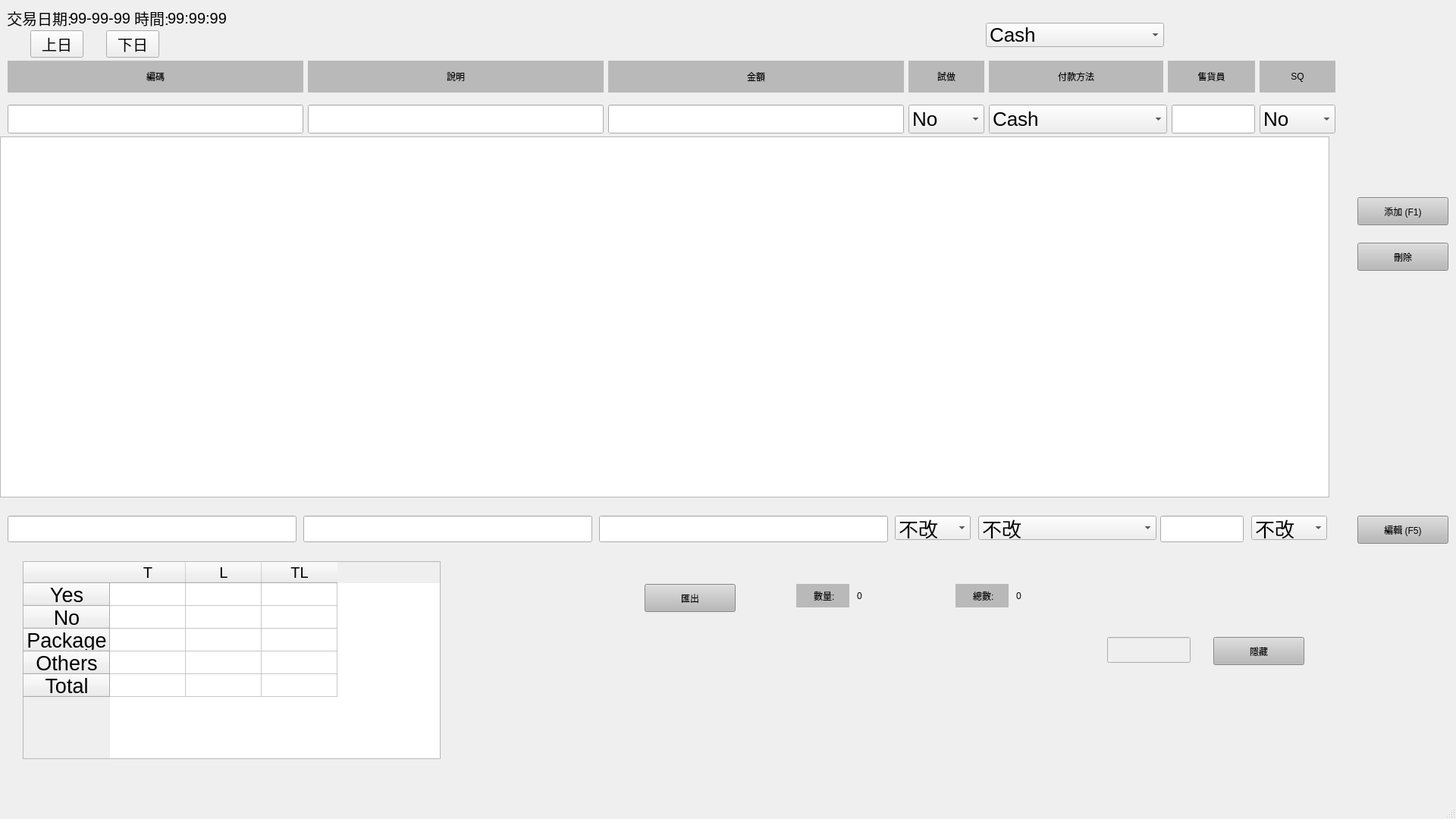
<?xml version="1.0" encoding="UTF-8"?>
<ui version="4.0">
 <class>MainWindow</class>
 <widget class="QMainWindow" name="MainWindow">
  <property name="geometry">
   <rect>
    <x>0</x>
    <y>0</y>
    <width>1920</width>
    <height>1080</height>
   </rect>
  </property>
  <property name="sizePolicy">
   <sizepolicy hsizetype="Ignored" vsizetype="Preferred">
    <horstretch>0</horstretch>
    <verstretch>0</verstretch>
   </sizepolicy>
  </property>
  <property name="minimumSize">
   <size>
    <width>100</width>
    <height>0</height>
   </size>
  </property>
  <property name="sizeIncrement">
   <size>
    <width>200</width>
    <height>0</height>
   </size>
  </property>
  <property name="windowTitle">
   <string>MainWindow</string>
  </property>
  <widget class="QWidget" name="centralwidget">
   <widget class="QWidget" name="verticalLayoutWidget_2">
    <property name="geometry">
     <rect>
      <x>10</x>
      <y>80</y>
      <width>1751</width>
      <height>96</height>
     </rect>
    </property>
    <layout class="QVBoxLayout" name="verticalLayout_2">
     <item>
      <layout class="QHBoxLayout" name="horizontalLayout_5">
       <item>
        <widget class="QLabel" name="label_12">
         <property name="layoutDirection">
          <enum>Qt::RightToLeft</enum>
         </property>
         <property name="styleSheet">
          <string notr="true">font: 20pt &quot;Segoe Fluent Icons&quot;;
background-color: rgb(185, 185, 185);</string>
         </property>
         <property name="text">
          <string>編碼</string>
         </property>
         <property name="alignment">
          <set>Qt::AlignCenter</set>
         </property>
        </widget>
       </item>
       <item>
        <widget class="QLabel" name="label">
         <property name="layoutDirection">
          <enum>Qt::RightToLeft</enum>
         </property>
         <property name="styleSheet">
          <string notr="true">font: 20pt &quot;Segoe Fluent Icons&quot;;
border-color: rgb(255, 0, 4);
background-color: rgb(185, 185, 185);</string>
         </property>
         <property name="text">
          <string>說明</string>
         </property>
         <property name="alignment">
          <set>Qt::AlignCenter</set>
         </property>
        </widget>
       </item>
       <item>
        <widget class="QLabel" name="label_7">
         <property name="styleSheet">
          <string notr="true">font: 20pt &quot;Segoe Fluent Icons&quot;;
background-color: rgb(185, 185, 185);</string>
         </property>
         <property name="text">
          <string>金額</string>
         </property>
         <property name="alignment">
          <set>Qt::AlignCenter</set>
         </property>
        </widget>
       </item>
       <item>
        <widget class="QLabel" name="label_9">
         <property name="sizePolicy">
          <sizepolicy hsizetype="Expanding" vsizetype="Preferred">
           <horstretch>1</horstretch>
           <verstretch>0</verstretch>
          </sizepolicy>
         </property>
         <property name="minimumSize">
          <size>
           <width>10</width>
           <height>0</height>
          </size>
         </property>
         <property name="maximumSize">
          <size>
           <width>100</width>
           <height>16777215</height>
          </size>
         </property>
         <property name="styleSheet">
          <string notr="true">font: 20pt &quot;Segoe Fluent Icons&quot;;
background-color: rgb(185, 185, 185);</string>
         </property>
         <property name="text">
          <string>試做</string>
         </property>
         <property name="alignment">
          <set>Qt::AlignCenter</set>
         </property>
        </widget>
       </item>
       <item>
        <widget class="QLabel" name="label_2">
         <property name="sizePolicy">
          <sizepolicy hsizetype="Expanding" vsizetype="Preferred">
           <horstretch>1</horstretch>
           <verstretch>0</verstretch>
          </sizepolicy>
         </property>
         <property name="minimumSize">
          <size>
           <width>230</width>
           <height>0</height>
          </size>
         </property>
         <property name="maximumSize">
          <size>
           <width>120</width>
           <height>16777215</height>
          </size>
         </property>
         <property name="styleSheet">
          <string notr="true">font: 20pt &quot;Segoe Fluent Icons&quot;;
background-color: rgb(185, 185, 185);</string>
         </property>
         <property name="text">
          <string>付款方法</string>
         </property>
         <property name="alignment">
          <set>Qt::AlignCenter</set>
         </property>
        </widget>
       </item>
       <item>
        <widget class="QLabel" name="label_11">
         <property name="sizePolicy">
          <sizepolicy hsizetype="Fixed" vsizetype="Preferred">
           <horstretch>0</horstretch>
           <verstretch>0</verstretch>
          </sizepolicy>
         </property>
         <property name="minimumSize">
          <size>
           <width>115</width>
           <height>0</height>
          </size>
         </property>
         <property name="layoutDirection">
          <enum>Qt::LeftToRight</enum>
         </property>
         <property name="styleSheet">
          <string notr="true">font: 20pt &quot;Segoe Fluent Icons&quot;;
background-color: rgb(185, 185, 185);</string>
         </property>
         <property name="text">
          <string>售貨員</string>
         </property>
         <property name="alignment">
          <set>Qt::AlignCenter</set>
         </property>
        </widget>
       </item>
       <item>
        <widget class="QLabel" name="label_15">
         <property name="sizePolicy">
          <sizepolicy hsizetype="Fixed" vsizetype="Preferred">
           <horstretch>0</horstretch>
           <verstretch>0</verstretch>
          </sizepolicy>
         </property>
         <property name="minimumSize">
          <size>
           <width>0</width>
           <height>0</height>
          </size>
         </property>
         <property name="maximumSize">
          <size>
           <width>100</width>
           <height>16777215</height>
          </size>
         </property>
         <property name="layoutDirection">
          <enum>Qt::LeftToRight</enum>
         </property>
         <property name="styleSheet">
          <string notr="true">font: 20pt &quot;Segoe Fluent Icons&quot;;
background-color: rgb(185, 185, 185);</string>
         </property>
         <property name="text">
          <string>SQ</string>
         </property>
         <property name="alignment">
          <set>Qt::AlignCenter</set>
         </property>
        </widget>
       </item>
      </layout>
     </item>
     <item>
      <spacer name="verticalSpacer">
       <property name="orientation">
        <enum>Qt::Vertical</enum>
       </property>
       <property name="sizeType">
        <enum>QSizePolicy::Fixed</enum>
       </property>
       <property name="sizeHint" stdset="0">
        <size>
         <width>20</width>
         <height>10</height>
        </size>
       </property>
      </spacer>
     </item>
     <item>
      <layout class="QHBoxLayout" name="horizontalLayout_4">
       <item>
        <widget class="QLineEdit" name="codeEdit">
         <property name="styleSheet">
          <string notr="true">font-size: 26px;</string>
         </property>
        </widget>
       </item>
       <item>
        <widget class="QLineEdit" name="infoEdit">
         <property name="styleSheet">
          <string notr="true">font-size: 26px;</string>
         </property>
         <property name="text">
          <string/>
         </property>
        </widget>
       </item>
       <item>
        <widget class="QLineEdit" name="receiptedPriceEdit">
         <property name="enabled">
          <bool>true</bool>
         </property>
         <property name="styleSheet">
          <string notr="true">font-size: 26px;</string>
         </property>
         <property name="alignment">
          <set>Qt::AlignLeading|Qt::AlignLeft|Qt::AlignVCenter</set>
         </property>
        </widget>
       </item>
       <item>
        <widget class="QComboBox" name="trialBox">
         <property name="sizePolicy">
          <sizepolicy hsizetype="Fixed" vsizetype="Fixed">
           <horstretch>1</horstretch>
           <verstretch>0</verstretch>
          </sizepolicy>
         </property>
         <property name="minimumSize">
          <size>
           <width>100</width>
           <height>0</height>
          </size>
         </property>
         <property name="styleSheet">
          <string notr="true">font-size: 26px;</string>
         </property>
         <item>
          <property name="text">
           <string>No</string>
          </property>
         </item>
         <item>
          <property name="text">
           <string>Yes</string>
          </property>
         </item>
         <item>
          <property name="text">
           <string>None</string>
          </property>
         </item>
        </widget>
       </item>
       <item>
        <widget class="QComboBox" name="dateEdit">
         <property name="enabled">
          <bool>true</bool>
         </property>
         <property name="sizePolicy">
          <sizepolicy hsizetype="Fixed" vsizetype="Fixed">
           <horstretch>1</horstretch>
           <verstretch>0</verstretch>
          </sizepolicy>
         </property>
         <property name="minimumSize">
          <size>
           <width>235</width>
           <height>0</height>
          </size>
         </property>
         <property name="maximumSize">
          <size>
           <width>235</width>
           <height>16777215</height>
          </size>
         </property>
         <property name="styleSheet">
          <string notr="true">font-size: 26px;</string>
         </property>
         <item>
          <property name="text">
           <string>Cash</string>
          </property>
         </item>
         <item>
          <property name="text">
           <string>PK Cash</string>
          </property>
         </item>
         <item>
          <property name="text">
           <string>Visa</string>
          </property>
         </item>
         <item>
          <property name="text">
           <string>PK/VISA/MASTER</string>
          </property>
         </item>
         <item>
          <property name="text">
           <string>Master</string>
          </property>
         </item>
         <item>
          <property name="text">
           <string>銀聯PK</string>
          </property>
         </item>
         <item>
          <property name="text">
           <string>銀聯</string>
          </property>
         </item>
         <item>
          <property name="text">
           <string>A.E</string>
          </property>
         </item>
         <item>
          <property name="text">
           <string>PK/AE</string>
          </property>
         </item>
         <item>
          <property name="text">
           <string>EPS</string>
          </property>
         </item>
         <item>
          <property name="text">
           <string>PK/EPS</string>
          </property>
         </item>
         <item>
          <property name="text">
           <string>MIND BEAUTY</string>
          </property>
         </item>
         <item>
          <property name="text">
           <string>PAY ME</string>
          </property>
         </item>
         <item>
          <property name="text">
           <string>PAY ME PK</string>
          </property>
         </item>
         <item>
          <property name="text">
           <string>FTP</string>
          </property>
         </item>
         <item>
          <property name="text">
           <string>Wechat</string>
          </property>
         </item>
         <item>
          <property name="text">
           <string>WechatPK</string>
          </property>
         </item>
         <item>
          <property name="text">
           <string>AilpayHK</string>
          </property>
         </item>
         <item>
          <property name="text">
           <string>AilpayHKPK</string>
          </property>
         </item>
         <item>
          <property name="text">
           <string>八達通</string>
          </property>
         </item>
         <item>
          <property name="text">
           <string>八達通PK</string>
          </property>
         </item>
         <item>
          <property name="text">
           <string>Tap &amp; Go</string>
          </property>
         </item>
         <item>
          <property name="text">
           <string>Tap &amp; Go PK</string>
          </property>
         </item>
         <item>
          <property name="text">
           <string>Package</string>
          </property>
         </item>
         <item>
          <property name="text">
           <string>Product</string>
          </property>
         </item>
        </widget>
       </item>
       <item>
        <widget class="QLineEdit" name="personEdit">
         <property name="sizePolicy">
          <sizepolicy hsizetype="Fixed" vsizetype="Fixed">
           <horstretch>0</horstretch>
           <verstretch>0</verstretch>
          </sizepolicy>
         </property>
         <property name="minimumSize">
          <size>
           <width>0</width>
           <height>0</height>
          </size>
         </property>
         <property name="maximumSize">
          <size>
           <width>110</width>
           <height>16777215</height>
          </size>
         </property>
         <property name="styleSheet">
          <string notr="true">font-size: 26px;</string>
         </property>
        </widget>
       </item>
       <item>
        <widget class="QComboBox" name="SQBox">
         <property name="sizePolicy">
          <sizepolicy hsizetype="Fixed" vsizetype="Fixed">
           <horstretch>1</horstretch>
           <verstretch>0</verstretch>
          </sizepolicy>
         </property>
         <property name="minimumSize">
          <size>
           <width>100</width>
           <height>0</height>
          </size>
         </property>
         <property name="styleSheet">
          <string notr="true">font-size: 26px;</string>
         </property>
         <item>
          <property name="text">
           <string>No</string>
          </property>
         </item>
         <item>
          <property name="text">
           <string>Yes</string>
          </property>
         </item>
        </widget>
       </item>
      </layout>
     </item>
    </layout>
   </widget>
   <widget class="QPushButton" name="addButton">
    <property name="geometry">
     <rect>
      <x>1790</x>
      <y>260</y>
      <width>120</width>
      <height>37</height>
     </rect>
    </property>
    <property name="styleSheet">
     <string notr="true">font: 20pt &quot;Segoe Fluent Icons&quot;;
background-color: rgb(185, 185, 185);</string>
    </property>
    <property name="text">
     <string>添加 (F1)</string>
    </property>
   </widget>
   <widget class="QListWidget" name="listWidget">
    <property name="enabled">
     <bool>true</bool>
    </property>
    <property name="geometry">
     <rect>
      <x>0</x>
      <y>180</y>
      <width>1753</width>
      <height>476</height>
     </rect>
    </property>
    <property name="styleSheet">
     <string notr="true">QScrollBar:vertical {              
            border: none;
            background:white;
            width:3px;
            margin: 0px 0px 0px 0px;
        }
        QScrollBar::handle:vertical {
            background: qlineargradient(x1:0, y1:0, x2:1, y2:0,
            stop: 0 rgb(32, 47, 130), stop: 0.5 rgb(32, 47, 130), stop:1 rgb(32, 47, 130));
            min-height: 0px;
        }
        QScrollBar::add-line:vertical {
            background: qlineargradient(x1:0, y1:0, x2:1, y2:0,
            stop: 0 rgb(32, 47, 130), stop: 0.5 rgb(32, 47, 130),  stop:1 rgb(32, 47, 130));
            height: 0px;
            subcontrol-position: bottom;
            subcontrol-origin: margin;
        }
        QScrollBar::sub-line:vertical {
            background: qlineargradient(x1:0, y1:0, x2:1, y2:0,
            stop: 0  rgb(32, 47, 130), stop: 0.5 rgb(32, 47, 130),  stop:1 rgb(32, 47, 130));
            height: 0 px;
            subcontrol-position: top;
            subcontrol-origin: margin;
        }</string>
    </property>
    <property name="dragDropMode">
     <enum>QAbstractItemView::NoDragDrop</enum>
    </property>
    <property name="iconSize">
     <size>
      <width>0</width>
      <height>0</height>
     </size>
    </property>
    <property name="resizeMode">
     <enum>QListView::Adjust</enum>
    </property>
    <property name="viewMode">
     <enum>QListView::ListMode</enum>
    </property>
   </widget>
   <widget class="QLabel" name="tradeDate">
    <property name="geometry">
     <rect>
      <x>0</x>
      <y>10</y>
      <width>104</width>
      <height>27</height>
     </rect>
    </property>
    <property name="layoutDirection">
     <enum>Qt::LeftToRight</enum>
    </property>
    <property name="styleSheet">
     <string notr="true">font-size: 20px;</string>
    </property>
    <property name="text">
     <string>交易日期:</string>
    </property>
    <property name="alignment">
     <set>Qt::AlignCenter</set>
    </property>
   </widget>
   <widget class="QLabel" name="dateLabel">
    <property name="geometry">
     <rect>
      <x>80</x>
      <y>10</y>
      <width>104</width>
      <height>27</height>
     </rect>
    </property>
    <property name="styleSheet">
     <string notr="true">font-size: 20px;</string>
    </property>
    <property name="text">
     <string>99-99-99</string>
    </property>
    <property name="alignment">
     <set>Qt::AlignCenter</set>
    </property>
   </widget>
   <widget class="QLabel" name="timeText">
    <property name="geometry">
     <rect>
      <x>160</x>
      <y>10</y>
      <width>80</width>
      <height>27</height>
     </rect>
    </property>
    <property name="styleSheet">
     <string notr="true">font-size: 20px;</string>
    </property>
    <property name="text">
     <string>時間:</string>
    </property>
    <property name="alignment">
     <set>Qt::AlignCenter</set>
    </property>
   </widget>
   <widget class="QLabel" name="timeLabel">
    <property name="geometry">
     <rect>
      <x>220</x>
      <y>10</y>
      <width>80</width>
      <height>27</height>
     </rect>
    </property>
    <property name="styleSheet">
     <string notr="true">font-size: 20px;</string>
    </property>
    <property name="text">
     <string>99:99:99</string>
    </property>
    <property name="alignment">
     <set>Qt::AlignCenter</set>
    </property>
   </widget>
   <widget class="QPushButton" name="lastButton">
    <property name="geometry">
     <rect>
      <x>40</x>
      <y>40</y>
      <width>70</width>
      <height>36</height>
     </rect>
    </property>
    <property name="styleSheet">
     <string notr="true">font-size: 20px;</string>
    </property>
    <property name="text">
     <string>上日</string>
    </property>
   </widget>
   <widget class="QPushButton" name="nextButton">
    <property name="geometry">
     <rect>
      <x>140</x>
      <y>40</y>
      <width>70</width>
      <height>36</height>
     </rect>
    </property>
    <property name="styleSheet">
     <string notr="true">font-size: 20px;</string>
    </property>
    <property name="text">
     <string>下日</string>
    </property>
   </widget>
   <widget class="QLabel" name="label_13">
    <property name="geometry">
     <rect>
      <x>1050</x>
      <y>770</y>
      <width>70</width>
      <height>31</height>
     </rect>
    </property>
    <property name="styleSheet">
     <string notr="true">font: 20pt &quot;Segoe Fluent Icons&quot;;
border-color: rgb(255, 0, 4);
background-color: rgb(185, 185, 185);</string>
    </property>
    <property name="text">
     <string> 數量:</string>
    </property>
    <property name="alignment">
     <set>Qt::AlignCenter</set>
    </property>
   </widget>
   <widget class="QLabel" name="totalItemLabel">
    <property name="geometry">
     <rect>
      <x>1130</x>
      <y>770</y>
      <width>87</width>
      <height>31</height>
     </rect>
    </property>
    <property name="styleSheet">
     <string notr="true">font: 20pt &quot;Segoe Fluent Icons&quot;;</string>
    </property>
    <property name="text">
     <string>0</string>
    </property>
    <property name="alignment">
     <set>Qt::AlignLeading|Qt::AlignLeft|Qt::AlignVCenter</set>
    </property>
   </widget>
   <widget class="QLabel" name="label_14">
    <property name="geometry">
     <rect>
      <x>1260</x>
      <y>770</y>
      <width>70</width>
      <height>31</height>
     </rect>
    </property>
    <property name="styleSheet">
     <string notr="true">font: 20pt &quot;Segoe Fluent Icons&quot;;
border-color: rgb(255, 0, 4);
background-color: rgb(185, 185, 185);</string>
    </property>
    <property name="text">
     <string> 總數:</string>
    </property>
    <property name="alignment">
     <set>Qt::AlignCenter</set>
    </property>
   </widget>
   <widget class="QLabel" name="totalPriceLabel">
    <property name="geometry">
     <rect>
      <x>1340</x>
      <y>770</y>
      <width>341</width>
      <height>31</height>
     </rect>
    </property>
    <property name="styleSheet">
     <string notr="true">font: 20pt &quot;Segoe Fluent Icons&quot;;</string>
    </property>
    <property name="text">
     <string>0</string>
    </property>
    <property name="alignment">
     <set>Qt::AlignLeading|Qt::AlignLeft|Qt::AlignVCenter</set>
    </property>
   </widget>
   <widget class="QPushButton" name="outputButton">
    <property name="geometry">
     <rect>
      <x>850</x>
      <y>770</y>
      <width>120</width>
      <height>37</height>
     </rect>
    </property>
    <property name="styleSheet">
     <string notr="true">font: 20pt &quot;Segoe Fluent Icons&quot;;
background-color: rgb(185, 185, 185);</string>
    </property>
    <property name="text">
     <string>匯出</string>
    </property>
   </widget>
   <widget class="QPushButton" name="deleteButton">
    <property name="enabled">
     <bool>true</bool>
    </property>
    <property name="geometry">
     <rect>
      <x>1790</x>
      <y>320</y>
      <width>120</width>
      <height>37</height>
     </rect>
    </property>
    <property name="styleSheet">
     <string notr="true">font: 20pt &quot;Segoe Fluent Icons&quot;;
background-color: rgb(185, 185, 185);</string>
    </property>
    <property name="text">
     <string>刪除</string>
    </property>
   </widget>
   <widget class="QPushButton" name="hideButton">
    <property name="enabled">
     <bool>true</bool>
    </property>
    <property name="geometry">
     <rect>
      <x>1600</x>
      <y>840</y>
      <width>120</width>
      <height>37</height>
     </rect>
    </property>
    <property name="styleSheet">
     <string notr="true">font: 20pt &quot;Segoe Fluent Icons&quot;;
background-color: rgb(185, 185, 185);</string>
    </property>
    <property name="text">
     <string>隱藏</string>
    </property>
   </widget>
   <widget class="QLineEdit" name="passwordEdit">
    <property name="enabled">
     <bool>false</bool>
    </property>
    <property name="geometry">
     <rect>
      <x>1460</x>
      <y>840</y>
      <width>110</width>
      <height>34</height>
     </rect>
    </property>
    <property name="sizePolicy">
     <sizepolicy hsizetype="Fixed" vsizetype="Fixed">
      <horstretch>0</horstretch>
      <verstretch>0</verstretch>
     </sizepolicy>
    </property>
    <property name="minimumSize">
     <size>
      <width>0</width>
      <height>0</height>
     </size>
    </property>
    <property name="maximumSize">
     <size>
      <width>110</width>
      <height>16777215</height>
     </size>
    </property>
    <property name="styleSheet">
     <string notr="true">font: 9pt &quot;Segoe Fluent Icons&quot;;</string>
    </property>
   </widget>
   <widget class="QTableWidget" name="tableWidget">
    <property name="geometry">
     <rect>
      <x>30</x>
      <y>740</y>
      <width>551</width>
      <height>261</height>
     </rect>
    </property>
    <property name="styleSheet">
     <string notr="true">font-size: 15px;</string>
    </property>
    <row>
     <property name="text">
      <string>Yes</string>
     </property>
     <property name="font">
      <font>
       <pointsize>20</pointsize>
      </font>
     </property>
     <property name="textAlignment">
      <set>AlignCenter</set>
     </property>
    </row>
    <row>
     <property name="text">
      <string>No</string>
     </property>
     <property name="font">
      <font>
       <pointsize>20</pointsize>
      </font>
     </property>
     <property name="textAlignment">
      <set>AlignCenter</set>
     </property>
    </row>
    <row>
     <property name="text">
      <string>Package</string>
     </property>
     <property name="font">
      <font>
       <pointsize>20</pointsize>
       <weight>50</weight>
       <bold>false</bold>
      </font>
     </property>
     <property name="textAlignment">
      <set>AlignCenter</set>
     </property>
    </row>
    <row>
     <property name="text">
      <string>Others</string>
     </property>
     <property name="font">
      <font>
       <pointsize>20</pointsize>
      </font>
     </property>
     <property name="textAlignment">
      <set>AlignCenter</set>
     </property>
    </row>
    <row>
     <property name="text">
      <string>Total</string>
     </property>
     <property name="font">
      <font>
       <pointsize>20</pointsize>
      </font>
     </property>
     <property name="textAlignment">
      <set>AlignCenter</set>
     </property>
    </row>
    <column>
     <property name="text">
      <string>T</string>
     </property>
     <property name="font">
      <font>
       <pointsize>15</pointsize>
      </font>
     </property>
    </column>
    <column>
     <property name="text">
      <string>L</string>
     </property>
     <property name="font">
      <font>
       <pointsize>15</pointsize>
      </font>
     </property>
    </column>
    <column>
     <property name="text">
      <string>TL</string>
     </property>
     <property name="font">
      <font>
       <pointsize>15</pointsize>
      </font>
     </property>
    </column>
    <item row="0" column="0">
     <property name="text">
      <string/>
     </property>
     <property name="font">
      <font>
       <pointsize>20</pointsize>
      </font>
     </property>
     <property name="textAlignment">
      <set>AlignCenter</set>
     </property>
    </item>
    <item row="0" column="1">
     <property name="text">
      <string/>
     </property>
     <property name="font">
      <font>
       <pointsize>20</pointsize>
      </font>
     </property>
     <property name="textAlignment">
      <set>AlignCenter</set>
     </property>
    </item>
    <item row="0" column="2">
     <property name="text">
      <string/>
     </property>
     <property name="font">
      <font>
       <pointsize>20</pointsize>
      </font>
     </property>
     <property name="textAlignment">
      <set>AlignCenter</set>
     </property>
    </item>
    <item row="1" column="0">
     <property name="text">
      <string/>
     </property>
     <property name="font">
      <font>
       <pointsize>20</pointsize>
      </font>
     </property>
     <property name="textAlignment">
      <set>AlignCenter</set>
     </property>
    </item>
    <item row="1" column="1">
     <property name="text">
      <string/>
     </property>
     <property name="font">
      <font>
       <pointsize>20</pointsize>
      </font>
     </property>
     <property name="textAlignment">
      <set>AlignCenter</set>
     </property>
    </item>
    <item row="1" column="2">
     <property name="text">
      <string/>
     </property>
     <property name="font">
      <font>
       <pointsize>20</pointsize>
      </font>
     </property>
     <property name="textAlignment">
      <set>AlignCenter</set>
     </property>
    </item>
    <item row="2" column="0">
     <property name="text">
      <string/>
     </property>
     <property name="font">
      <font>
       <pointsize>20</pointsize>
      </font>
     </property>
     <property name="textAlignment">
      <set>AlignCenter</set>
     </property>
    </item>
    <item row="2" column="1">
     <property name="text">
      <string/>
     </property>
     <property name="font">
      <font>
       <pointsize>20</pointsize>
      </font>
     </property>
     <property name="textAlignment">
      <set>AlignCenter</set>
     </property>
    </item>
    <item row="2" column="2">
     <property name="text">
      <string/>
     </property>
     <property name="font">
      <font>
       <pointsize>20</pointsize>
      </font>
     </property>
     <property name="textAlignment">
      <set>AlignCenter</set>
     </property>
    </item>
    <item row="3" column="0">
     <property name="text">
      <string/>
     </property>
     <property name="font">
      <font>
       <pointsize>20</pointsize>
      </font>
     </property>
     <property name="textAlignment">
      <set>AlignCenter</set>
     </property>
    </item>
    <item row="3" column="1">
     <property name="text">
      <string/>
     </property>
     <property name="font">
      <font>
       <pointsize>20</pointsize>
      </font>
     </property>
     <property name="textAlignment">
      <set>AlignCenter</set>
     </property>
    </item>
    <item row="3" column="2">
     <property name="text">
      <string/>
     </property>
     <property name="font">
      <font>
       <pointsize>20</pointsize>
      </font>
     </property>
     <property name="textAlignment">
      <set>AlignCenter</set>
     </property>
    </item>
    <item row="4" column="0">
     <property name="text">
      <string/>
     </property>
     <property name="font">
      <font>
       <pointsize>20</pointsize>
      </font>
     </property>
     <property name="textAlignment">
      <set>AlignCenter</set>
     </property>
    </item>
    <item row="4" column="1">
     <property name="text">
      <string/>
     </property>
     <property name="font">
      <font>
       <pointsize>20</pointsize>
      </font>
     </property>
     <property name="textAlignment">
      <set>AlignCenter</set>
     </property>
    </item>
    <item row="4" column="2">
     <property name="text">
      <string/>
     </property>
     <property name="font">
      <font>
       <pointsize>20</pointsize>
      </font>
     </property>
     <property name="textAlignment">
      <set>AlignCenter</set>
     </property>
    </item>
   </widget>
   <widget class="QLineEdit" name="codeEditChange">
    <property name="geometry">
     <rect>
      <x>10</x>
      <y>680</y>
      <width>381</width>
      <height>35</height>
     </rect>
    </property>
    <property name="styleSheet">
     <string notr="true">font-size: 26px;</string>
    </property>
   </widget>
   <widget class="QLineEdit" name="infoEditChange">
    <property name="geometry">
     <rect>
      <x>400</x>
      <y>680</y>
      <width>381</width>
      <height>35</height>
     </rect>
    </property>
    <property name="styleSheet">
     <string notr="true">font-size: 26px;</string>
    </property>
    <property name="text">
     <string/>
    </property>
   </widget>
   <widget class="QLineEdit" name="receiptedPriceEditChange">
    <property name="enabled">
     <bool>true</bool>
    </property>
    <property name="geometry">
     <rect>
      <x>790</x>
      <y>680</y>
      <width>381</width>
      <height>35</height>
     </rect>
    </property>
    <property name="styleSheet">
     <string notr="true">font-size: 26px;</string>
    </property>
    <property name="alignment">
     <set>Qt::AlignLeading|Qt::AlignLeft|Qt::AlignVCenter</set>
    </property>
   </widget>
   <widget class="QComboBox" name="trialBoxChange">
    <property name="geometry">
     <rect>
      <x>1180</x>
      <y>680</y>
      <width>100</width>
      <height>32</height>
     </rect>
    </property>
    <property name="sizePolicy">
     <sizepolicy hsizetype="Fixed" vsizetype="Fixed">
      <horstretch>1</horstretch>
      <verstretch>0</verstretch>
     </sizepolicy>
    </property>
    <property name="minimumSize">
     <size>
      <width>100</width>
      <height>0</height>
     </size>
    </property>
    <property name="styleSheet">
     <string notr="true">font-size: 26px;</string>
    </property>
    <item>
     <property name="text">
      <string>不改</string>
     </property>
    </item>
    <item>
     <property name="text">
      <string>Yes</string>
     </property>
    </item>
    <item>
     <property name="text">
      <string>No</string>
     </property>
    </item>
    <item>
     <property name="text">
      <string>None</string>
     </property>
    </item>
   </widget>
   <widget class="QComboBox" name="dateEditChange">
    <property name="enabled">
     <bool>true</bool>
    </property>
    <property name="geometry">
     <rect>
      <x>1290</x>
      <y>680</y>
      <width>235</width>
      <height>32</height>
     </rect>
    </property>
    <property name="sizePolicy">
     <sizepolicy hsizetype="Fixed" vsizetype="Fixed">
      <horstretch>1</horstretch>
      <verstretch>0</verstretch>
     </sizepolicy>
    </property>
    <property name="minimumSize">
     <size>
      <width>235</width>
      <height>0</height>
     </size>
    </property>
    <property name="maximumSize">
     <size>
      <width>235</width>
      <height>16777215</height>
     </size>
    </property>
    <property name="styleSheet">
     <string notr="true">font-size: 26px;</string>
    </property>
    <item>
     <property name="text">
      <string>不改</string>
     </property>
    </item>
    <item>
     <property name="text">
      <string>Cash</string>
     </property>
    </item>
    <item>
     <property name="text">
      <string>PK Cash</string>
     </property>
    </item>
    <item>
     <property name="text">
      <string>Visa</string>
     </property>
    </item>
    <item>
     <property name="text">
      <string>PK/VISA/MASTER</string>
     </property>
    </item>
    <item>
     <property name="text">
      <string>Master</string>
     </property>
    </item>
    <item>
     <property name="text">
      <string>銀聯PK</string>
     </property>
    </item>
    <item>
     <property name="text">
      <string>銀聯</string>
     </property>
    </item>
    <item>
     <property name="text">
      <string>A.E</string>
     </property>
    </item>
    <item>
     <property name="text">
      <string>PK/AE</string>
     </property>
    </item>
    <item>
     <property name="text">
      <string>EPS</string>
     </property>
    </item>
    <item>
     <property name="text">
      <string>PK/EPS</string>
     </property>
    </item>
    <item>
     <property name="text">
      <string>MIND BEAUTY</string>
     </property>
    </item>
    <item>
     <property name="text">
      <string>PAY ME</string>
     </property>
    </item>
    <item>
     <property name="text">
      <string>PAY ME PK</string>
     </property>
    </item>
    <item>
     <property name="text">
      <string>FTP</string>
     </property>
    </item>
    <item>
     <property name="text">
      <string>Package</string>
     </property>
    </item>
    <item>
     <property name="text">
      <string>Product</string>
     </property>
    </item>
   </widget>
   <widget class="QLineEdit" name="personEditChange">
    <property name="geometry">
     <rect>
      <x>1530</x>
      <y>680</y>
      <width>110</width>
      <height>35</height>
     </rect>
    </property>
    <property name="sizePolicy">
     <sizepolicy hsizetype="Fixed" vsizetype="Fixed">
      <horstretch>0</horstretch>
      <verstretch>0</verstretch>
     </sizepolicy>
    </property>
    <property name="minimumSize">
     <size>
      <width>0</width>
      <height>0</height>
     </size>
    </property>
    <property name="maximumSize">
     <size>
      <width>110</width>
      <height>16777215</height>
     </size>
    </property>
    <property name="styleSheet">
     <string notr="true">font-size: 26px;</string>
    </property>
   </widget>
   <widget class="QPushButton" name="editButton">
    <property name="enabled">
     <bool>true</bool>
    </property>
    <property name="geometry">
     <rect>
      <x>1790</x>
      <y>680</y>
      <width>120</width>
      <height>37</height>
     </rect>
    </property>
    <property name="styleSheet">
     <string notr="true">font: 20pt &quot;Segoe Fluent Icons&quot;;
background-color: rgb(185, 185, 185);</string>
    </property>
    <property name="text">
     <string>編輯 (F5)</string>
    </property>
   </widget>
   <widget class="QComboBox" name="SQBoxChange">
    <property name="geometry">
     <rect>
      <x>1650</x>
      <y>680</y>
      <width>100</width>
      <height>32</height>
     </rect>
    </property>
    <property name="sizePolicy">
     <sizepolicy hsizetype="Fixed" vsizetype="Fixed">
      <horstretch>1</horstretch>
      <verstretch>0</verstretch>
     </sizepolicy>
    </property>
    <property name="minimumSize">
     <size>
      <width>100</width>
      <height>0</height>
     </size>
    </property>
    <property name="styleSheet">
     <string notr="true">font-size: 26px;</string>
    </property>
    <item>
     <property name="text">
      <string>不改</string>
     </property>
    </item>
    <item>
     <property name="text">
      <string>Yes</string>
     </property>
    </item>
    <item>
     <property name="text">
      <string>No</string>
     </property>
    </item>
   </widget>
   <widget class="QComboBox" name="dateEditProduct">
    <property name="enabled">
     <bool>true</bool>
    </property>
    <property name="geometry">
     <rect>
      <x>1300</x>
      <y>30</y>
      <width>235</width>
      <height>32</height>
     </rect>
    </property>
    <property name="sizePolicy">
     <sizepolicy hsizetype="Fixed" vsizetype="Fixed">
      <horstretch>1</horstretch>
      <verstretch>0</verstretch>
     </sizepolicy>
    </property>
    <property name="minimumSize">
     <size>
      <width>235</width>
      <height>0</height>
     </size>
    </property>
    <property name="maximumSize">
     <size>
      <width>235</width>
      <height>16777215</height>
     </size>
    </property>
    <property name="styleSheet">
     <string notr="true">font-size: 26px;</string>
    </property>
    <item>
     <property name="text">
      <string>Cash</string>
     </property>
    </item>
    <item>
     <property name="text">
      <string>Visa</string>
     </property>
    </item>
    <item>
     <property name="text">
      <string>Master</string>
     </property>
    </item>
    <item>
     <property name="text">
      <string>銀聯</string>
     </property>
    </item>
    <item>
     <property name="text">
      <string>A.E</string>
     </property>
    </item>
    <item>
     <property name="text">
      <string>EPS</string>
     </property>
    </item>
    <item>
     <property name="text">
      <string>PAY ME</string>
     </property>
    </item>
    <item>
     <property name="text">
      <string>FTP</string>
     </property>
    </item>
    <item>
     <property name="text">
      <string>Wechat</string>
     </property>
    </item>
    <item>
     <property name="text">
      <string>AilpayHK</string>
     </property>
    </item>
    <item>
     <property name="text">
      <string>八達通</string>
     </property>
    </item>
    <item>
     <property name="text">
      <string>Tap &amp; Go</string>
     </property>
    </item>
   </widget>
  </widget>
  <widget class="QStatusBar" name="statusbar"/>
  <action name="actionOneTime">
   <property name="text">
    <string>OneTime</string>
   </property>
  </action>
  <action name="actionRealTime">
   <property name="text">
    <string>RealTime</string>
   </property>
  </action>
 </widget>
 <resources/>
 <connections/>
</ui>
